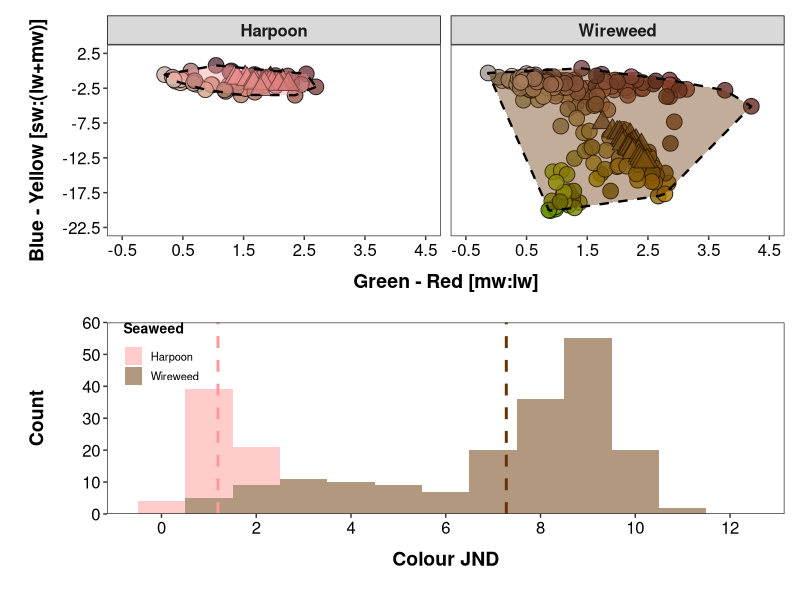

The R script that drew this image:
# Loading the packages ---------------------------------------------------------

library(tidyverse)
library(readxl)
library(lme4)
library(lmerTest)
library(emmeans)
library(rstatix)
library(colorspace)
library(munsell)
library(ggfortify)
library(patchwork)

# Importing data ---------------------------------------------------------------

background_matching_data <-
  read_excel("background_matching_dataset.xlsx",
    sheet = 1,
    range = "A1:Q295")  |> 
  mutate(
    seaweed = factor(seaweed),
    type = factor(type))

## extracting LAB values to fill the points

LABdata_prawns <-
  with(background_matching_data[, c(15:17)], LAB(L, A, B))

## creating the data for the hull polygons around prawn data for each seaweed

hull_data_prawns <-
  background_matching_data |>
  filter(type == "prawn") |> 
  group_by(seaweed)  |> 
  slice(chull(rnl_x_mean, rnl_y_mean))

# Creating the plot of prawn colour diversity ----------------------------------

seaweed_labs <- c("Harpoon", "Wireweed")
names(seaweed_labs) <- c("hw", "sm")

graph_colour_space_a <-
  ggplot() +
  geom_point(
    data = background_matching_data  |> 
           filter(type == "prawn"),
           aes(x = rnl_x_mean, y = rnl_y_mean),
           fill = hex(LABdata_prawns[c(1:184, 215:264), ], fix = TRUE),
           shape = 21, alpha = 0.8, size = 5) +
  geom_point(
    data = background_matching_data  |> 
           filter(type == "seaweed"),
           aes(x = rnl_x_mean, y = rnl_y_mean),
           fill = hex(LABdata_prawns[c(185:214, 265:294), ], fix = TRUE),
           shape = 24, alpha = 0.8, size = 5) +
  geom_polygon(
    data = hull_data_prawns,
    aes(x = rnl_x_mean, y = rnl_y_mean,
        fill = seaweed),
    alpha = 0.4, colour = "black", linetype = "dashed", linewidth = 0.8,
    show.legend = FALSE) +
  facet_grid(~ seaweed,
             labeller = labeller(seaweed = seaweed_labs)) 
  
graph_colour_space_b <-
  graph_colour_space_a +
  scale_x_continuous(
    name = "Green - Red [mw:lw]",
    breaks = seq(-0.5, 4.5, by = 1),
    labels = seq(-0.5, 4.5, by = 1),
    limits = c(-0.5, 4.5)) +
  scale_y_continuous(
    name = "Blue - Yellow [sw:(lw+mw)]",
    breaks = seq(-22.5, 2.5, by = 5),
    labels = seq(-22.5, 2.5, by = 5),
    limits = c(-22.5, 2.5)) +
  scale_fill_manual(values=c("#FF9999", "#663300"))
  
graph_colour_space_c <-
  graph_colour_space_b +
  theme_bw() +
  theme(
    plot.margin = margin(0.2, 0.2, 0.2, 0.2, "cm"),
    axis.text.x = element_text(colour = "black", size = 12, hjust = 0.5),
    axis.text.y = element_text(colour = "black", size = 12),
    axis.title.x = element_text(
                   face = "bold", colour = "black",
                   size = 14, margin = margin(
                              t = 10, r = 20, b = 10, l = 20)),
    axis.title.y = element_text(
                   face = "bold", colour = "black",
                   size = 14, margin = margin(
                              t = 10, r = 10, b = 10, l = 10)),
    panel.grid.major = element_blank(),
    panel.grid.minor = element_blank(),
    strip.text.x = element_text(size = 12, face = "bold"),
    strip.background = element_rect(colour = "black", linewidth = 0.5),
    panel.spacing = unit(0.25, "cm"))

# Looking at prawn luminance between seaweeds ----------------------------------

background_matching_data  |> 
  filter(type == "prawn") |> 
  group_by(seaweed) |> 
  summarise(mean_luminance = mean(lum_mean),
            sd_luminance = sd(lum_mean))

var.test(log(lum_mean) ~ seaweed, 
         data = background_matching_data  |> 
         filter(type == "prawn"))

t.test(log(lum_mean) ~ seaweed, 
       data = background_matching_data  |> 
              filter(type == "prawn"),
       var.equal = TRUE)

# Calculating prawn JNDs against invasive seaweeds -----------------------------

# creating separate tables for prawns and seaweeds 

sargassum_data <-
  background_matching_data  |> 
  filter(seaweed == "sm", type == "seaweed")

prawn_sargassum_data <-
  background_matching_data |> 
  filter(seaweed == "sm", type == "prawn")

harpoon_data <-
  background_matching_data  |> 
  filter(seaweed == "hw", type == "seaweed")

prawn_harpoon_data <-
  background_matching_data  |> 
  filter(seaweed == "hw", type == "prawn")

# calculating the contrasts between each prawn and 30 algal fronds, and finally getting the mean

## Colour JNDs -----------------------------------------------------------------

### Sargassum ------------------------------------------------------------------

jnd_total_sargassum_colour <- rep(NA, dim(prawn_sargassum_data)[1])

for (i in 1:dim(prawn_sargassum_data)[1])
{
  jnd_individual_sargassum_colour <- rep(NA, dim(sargassum_data)[1])
  for (j in 1:dim(sargassum_data)[1])
  {
    jnd_individual_sargassum_colour[j] <-
      sqrt(((prawn_sargassum_data$rnl_x_mean[i] - 
             sargassum_data$rnl_x_mean[j])^2) +
          ((prawn_sargassum_data$rnl_y_mean[i] - 
            sargassum_data$rnl_y_mean[j])^2))
  }
  jnd_total_sargassum_colour[i] <- mean(jnd_individual_sargassum_colour)
}

### Harpoon --------------------------------------------------------------------

jnd_total_harpoon_colour <- rep(NA, dim(prawn_harpoon_data)[1])

for (i in 1:dim(prawn_harpoon_data)[1])
{
  jnd_individual_harpoon_colour <- rep(NA, dim(harpoon_data)[1])
  for (j in 1:dim(harpoon_data)[1])
  {
    jnd_individual_harpoon_colour[j] <-
      sqrt(((prawn_harpoon_data$rnl_x_mean[i] - 
             harpoon_data$rnl_x_mean[j])^2) +
           ((prawn_harpoon_data$rnl_y_mean[i] - 
             harpoon_data$rnl_y_mean[j])^2))
  }
  jnd_total_harpoon_colour[i] <- mean(jnd_individual_harpoon_colour)
}

## Luminance JNDs --------------------------------------------------------------

### Sargassum ------------------------------------------------------------------

jnd_total_sargassum_luminance <- rep(NA, dim(prawn_sargassum_data)[1])

for (i in 1:dim(prawn_sargassum_data)[1])
{
  jnd_individual_sargassum_luminance <- rep(NA, dim(sargassum_data)[1])
  for (j in 1:dim(sargassum_data)[1])
  {
    jnd_individual_sargassum_luminance[j] <-
      abs(log((prawn_sargassum_data |> 
               select(lum_mean) |> 
               pull() |> 
               nth(i) /
               sargassum_data$lum_mean[j]))/0.05)
  }
  jnd_total_sargassum_luminance[i] <- mean(jnd_individual_sargassum_luminance)
}

### Harpoon --------------------------------------------------------------------

jnd_total_harpoon_luminance <- rep(NA, dim(prawn_harpoon_data)[1])

for (i in 1:dim(prawn_harpoon_data)[1])
{
  jnd_individual_harpoon_luminance <- rep(NA, dim(harpoon_data)[1])
  for (j in 1:dim(harpoon_data)[1])
  {
    jnd_individual_harpoon_luminance[j] <-
      abs(log((prawn_harpoon_data |> 
                 select(lum_mean) |> 
                 pull() |> 
                 nth(i) /
                 harpoon_data$lum_mean[j]))/0.05)
  }
  jnd_total_harpoon_luminance[i] <- mean(jnd_individual_harpoon_luminance)
}

## Combining data --------------------------------------------------------------

prawn_sargassum_data_b <-
  prawn_sargassum_data  |> 
  mutate(jnd_colour = jnd_total_sargassum_colour,
         jnd_luminance = jnd_total_sargassum_luminance)

prawn_harpoon_data_b <-
  prawn_harpoon_data  |> 
  mutate(jnd_colour = jnd_total_harpoon_colour,
         jnd_luminance = jnd_total_harpoon_luminance)

background_matching_data_final <-
  bind_rows(
    prawn_sargassum_data_b,
    prawn_harpoon_data_b)

# calculating the mean JNDs for prawns against each exotic seaweed

mean_jnd_sargassum <-
  prawn_sargassum_data_b  |> 
  dplyr::summarise(jnd_colour_mean = mean(jnd_colour),
                   jnd_luminance_mean = mean(jnd_luminance))

mean_jnd_harpoon <-
  prawn_harpoon_data_b  |> 
  dplyr::summarise(jnd_colour_mean = mean(jnd_colour),
                   jnd_luminance_mean = mean(jnd_luminance))

# Creating the plot of prawn JNDs -----------------------------------------

graph_jnd_colour_seaweeds <-
  ggplot(
    background_matching_data_final,
    aes(x = jnd_colour, fill = seaweed, alpha = seaweed)) +
  geom_histogram(binwidth = 1, alpha = 0.5) +
  scale_x_continuous(
    name = "Colour JND",
    breaks = c(0, 2, 4, 6, 8, 10, 12),
    limits = c(-0.5, 12.5))+
  scale_y_continuous(
    name = "Count",
    breaks = c(0, 10, 20, 30, 40, 50, 60),
    limits = c(0, 60),
    expand = expansion(mult = 0, add = 0)) +
  scale_fill_manual(
    name = "Seaweed",
    labels = c("Harpoon", "Wireweed"),
    values = c("#FF9999", "#663300")) +
  geom_vline(
    data = mean_jnd_sargassum,
    aes(xintercept = jnd_colour_mean), colour = "#663300",
    linewidth = 1, linetype = "dashed") +
  geom_vline(
    data = mean_jnd_harpoon,
    aes(xintercept = jnd_colour_mean), colour = "#FF9999",
    linewidth = 1, linetype = "dashed") +
  theme_bw() +
  theme(
    plot.margin = margin(0.2, 0.2, 0.2, 0.2, "cm"),
    axis.text.x = element_text(colour = "black", size = 12, hjust = 0.5),
    axis.text.y = element_text(colour = "black", size = 12),
    axis.title.x = element_text(
                   face = "bold", colour = "black",
                   size = 14, margin = margin(
                              t = 10, r = 20, b = 10, l = 20)),
    axis.title.y = element_text(
                   face = "bold", colour = "black",
                   size = 14, margin = margin(
                              t = 10, r = 10, b = 10, l = 10)),
    legend.position = "inside",
    legend.position.inside = c(0.08, 0.84),
    legend.title = element_text(size = 10, face = "bold",
                                margin = margin(b = 8)),
    legend.text = element_text(size = 8),
    legend.spacing.y = unit(0, "cm"),
    legend.key.size = unit(0.5, "cm"),
    legend.background = element_rect(fill = "transparent"),
    panel.grid.major = element_blank(),
    panel.grid.minor = element_blank()) +
  guides(fill = guide_legend(
    byrow = TRUE,
    override.aes = list(size = 4)))

graph_jnd_luminance_seaweeds <-
  ggplot(
    background_matching_data_final,
    aes(x = jnd_luminance, fill = seaweed, alpha = seaweed)) +
  geom_histogram(binwidth = 1, alpha = 0.5) +
  scale_x_continuous(
    name = "Luminance JND",
    breaks = c(0, 10, 20, 30, 40)) +
  scale_y_continuous(
    name = "Count",
    breaks = c(0, 5, 10, 15, 20, 25),
    limits = c(0, 25),
    expand = expansion(mult = 0, add = 0)) +
  scale_fill_manual(
    name = "Seaweed",
    labels = c("Harpoon", "Wireweed"),
    values = c("#FF9999", "#663300")) +
  geom_vline(
    data = mean_jnd_sargassum,
    aes(xintercept = jnd_luminance_mean), colour = "#663300",
    linewidth = 1, linetype = "dashed") +
  geom_vline(
    data = mean_jnd_harpoon,
    aes(xintercept = jnd_luminance_mean), colour = "#FF9999",
    linewidth = 1, linetype = "dashed") +
  theme_bw() +
  theme(
    plot.margin = margin(0.2, 0.2, 0.2, 0.2, "cm"),
    axis.text.x = element_text(colour = "black", size = 12, hjust = 0.5),
    axis.text.y = element_text(colour = "black", size = 12),
    axis.title.x = element_text(
      face = "bold", colour = "black",
      size = 14, margin = margin(
        t = 10, r = 20, b = 10, l = 20)),
    axis.title.y = element_text(
      face = "bold", colour = "black",
      size = 14, margin = margin(
        t = 10, r = 10, b = 10, l = 10)),
    legend.position = "inside",
    legend.position.inside = c(0.08, 0.84),
    legend.title = element_text(size = 10, face = "bold",
                                margin = margin(b = 8)),
    legend.text = element_text(size = 8),
    legend.spacing.y = unit(0, "cm"),
    legend.key.size = unit(0.5, "cm"),
    legend.background = element_rect(fill = "transparent"),
    panel.grid.major = element_blank(),
    panel.grid.minor = element_blank()) +
  guides(fill = guide_legend(
    byrow = TRUE,
    override.aes = list(size = 4)))

# Combining the 2 plots  -------------------------------------------------------

final_figure_bm_seaweeds <-
  graph_colour_space_c +
  graph_jnd_colour_seaweeds +
  plot_layout(ncol = 1)

ggsave("Figure 2.png",
  final_figure_bm_seaweeds,
  height = 22.5, width = 20, units = "cm", dpi = 600)

# Calculating mean and sd of prawn JNDs against invasive seaweeds --------------

background_matching_data_final  |> 
  filter(type == "prawn")  |> 
  group_by(seaweed) |> 
  summarise(
    mean_jnd_colour = mean(jnd_colour),
    sd_jnd_colour = sd(jnd_colour),
    mean_jnd_luminance = mean(jnd_luminance),
    sd_jnd_luminance = sd(jnd_luminance)) |>
  as.data.frame()
